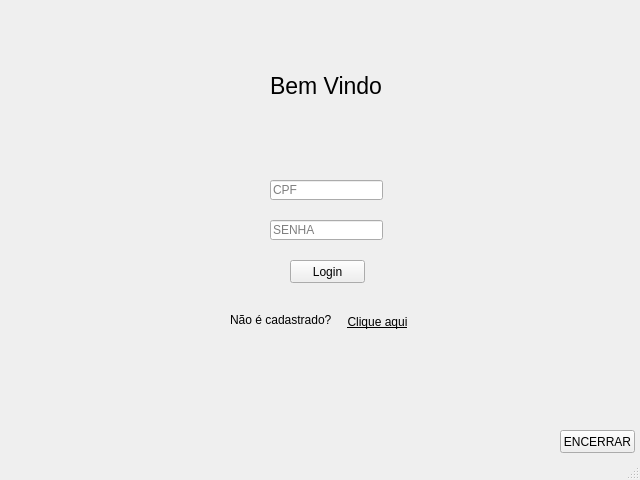
<?xml version="1.0" encoding="UTF-8"?>
<ui version="4.0">
 <class>MainWindow</class>
 <widget class="QMainWindow" name="MainWindow">
  <property name="geometry">
   <rect>
    <x>0</x>
    <y>0</y>
    <width>640</width>
    <height>480</height>
   </rect>
  </property>
  <property name="cursor">
   <cursorShape>ArrowCursor</cursorShape>
  </property>
  <property name="windowTitle">
   <string>MainWindow</string>
  </property>
  <widget class="QWidget" name="centralwidget">
   <widget class="QLabel" name="label">
    <property name="geometry">
     <rect>
      <x>270</x>
      <y>60</y>
      <width>111</width>
      <height>51</height>
     </rect>
    </property>
    <property name="font">
     <font>
      <pointsize>17</pointsize>
     </font>
    </property>
    <property name="text">
     <string>Bem Vindo</string>
    </property>
   </widget>
   <widget class="QPushButton" name="pushButton">
    <property name="geometry">
     <rect>
      <x>290</x>
      <y>260</y>
      <width>75</width>
      <height>23</height>
     </rect>
    </property>
    <property name="text">
     <string>Login</string>
    </property>
   </widget>
   <widget class="QLineEdit" name="lineEdit">
    <property name="geometry">
     <rect>
      <x>270</x>
      <y>180</y>
      <width>113</width>
      <height>20</height>
     </rect>
    </property>
    <property name="text">
     <string/>
    </property>
    <property name="placeholderText">
     <string>CPF</string>
    </property>
   </widget>
   <widget class="QLineEdit" name="lineEdit_2">
    <property name="geometry">
     <rect>
      <x>270</x>
      <y>220</y>
      <width>113</width>
      <height>20</height>
     </rect>
    </property>
    <property name="text">
     <string/>
    </property>
    <property name="echoMode">
     <enum>QLineEdit::Password</enum>
    </property>
    <property name="placeholderText">
     <string>SENHA</string>
    </property>
   </widget>
   <widget class="QLabel" name="label_2">
    <property name="enabled">
     <bool>true</bool>
    </property>
    <property name="geometry">
     <rect>
      <x>230</x>
      <y>310</y>
      <width>101</width>
      <height>21</height>
     </rect>
    </property>
    <property name="font">
     <font>
      <italic>false</italic>
      <underline>false</underline>
     </font>
    </property>
    <property name="text">
     <string>Não é cadastrado?</string>
    </property>
    <property name="openExternalLinks">
     <bool>false</bool>
    </property>
    <property name="textInteractionFlags">
     <set>Qt::LinksAccessibleByMouse|Qt::TextSelectableByKeyboard|Qt::TextSelectableByMouse</set>
    </property>
   </widget>
   <widget class="QPushButton" name="pushButton_2">
    <property name="geometry">
     <rect>
      <x>340</x>
      <y>310</y>
      <width>75</width>
      <height>23</height>
     </rect>
    </property>
    <property name="font">
     <font>
      <underline>true</underline>
     </font>
    </property>
    <property name="cursor">
     <cursorShape>PointingHandCursor</cursorShape>
    </property>
    <property name="inputMethodHints">
     <set>Qt::ImhNone</set>
    </property>
    <property name="text">
     <string>Clique aqui</string>
    </property>
    <property name="checkable">
     <bool>false</bool>
    </property>
    <property name="flat">
     <bool>true</bool>
    </property>
   </widget>
   <widget class="QPushButton" name="pushButton_3">
    <property name="geometry">
     <rect>
      <x>560</x>
      <y>430</y>
      <width>75</width>
      <height>23</height>
     </rect>
    </property>
    <property name="text">
     <string>ENCERRAR</string>
    </property>
   </widget>
  </widget>
  <widget class="QStatusBar" name="statusbar"/>
 </widget>
 <resources/>
 <connections/>
</ui>
